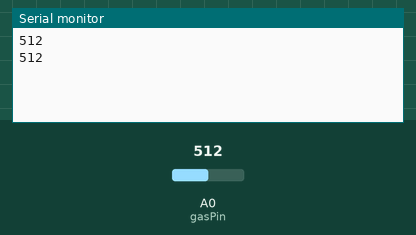
Bench run of a sketch on a simulated Arduino Uno, built with avr-gcc and run on an emulated ATmega328P. Parts: the last lines printed to the serial monitor. The inputs (shaded band) are chosen by the test bench; at power-on: A0 (gasPin) = 512.

Above: at 2.3 s.
2.4 s: A0 (gasPin) set to 490
At 3.3 s:
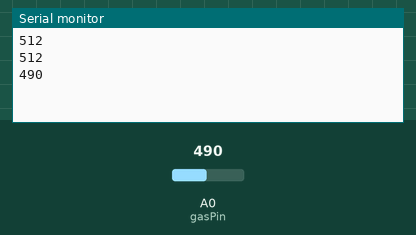
4.5 s: A0 (gasPin) set to 510
At 5.7 s:
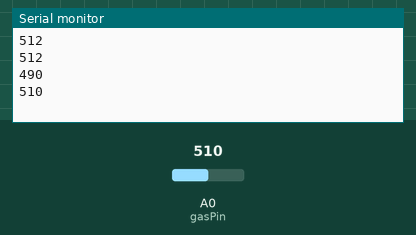
Timing chart, 0 to 7.5 s (numbered marks = the images above; inputs shaded):
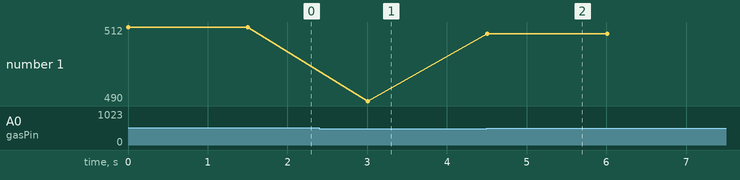

The sketch:

blt_master_sieuam.ino
```cpp
#include <SoftwareSerial.h>
int gasPin = 0;
int val = 0;
SoftwareSerial HC05_master(2,3); //tx,rx
void setup() {
  Serial.begin(9600);
  HC05_master.begin(38400);
}

void loop() {

  val = analogRead(gasPin);
  Serial.println(val);

  if (val <500) {
    HC05_master.println("ff");
  }
  else if (val >=500) {
    HC05_master.println("ffffff");
  }
  else {
    HC05_master.println("fffffffffffffff");
  }
  delay(1500);
}
```

Measured:
- after the input at 2.4 s, the serial monitor: prints a new line after 0.61 s (image 1)
- after the input at 4.5 s, the serial monitor: prints a new line at once (image 2)
- plotted number 1: 512 → 490 after the input at 2.4 s, 490 → 510 after the input at 4.5 s
